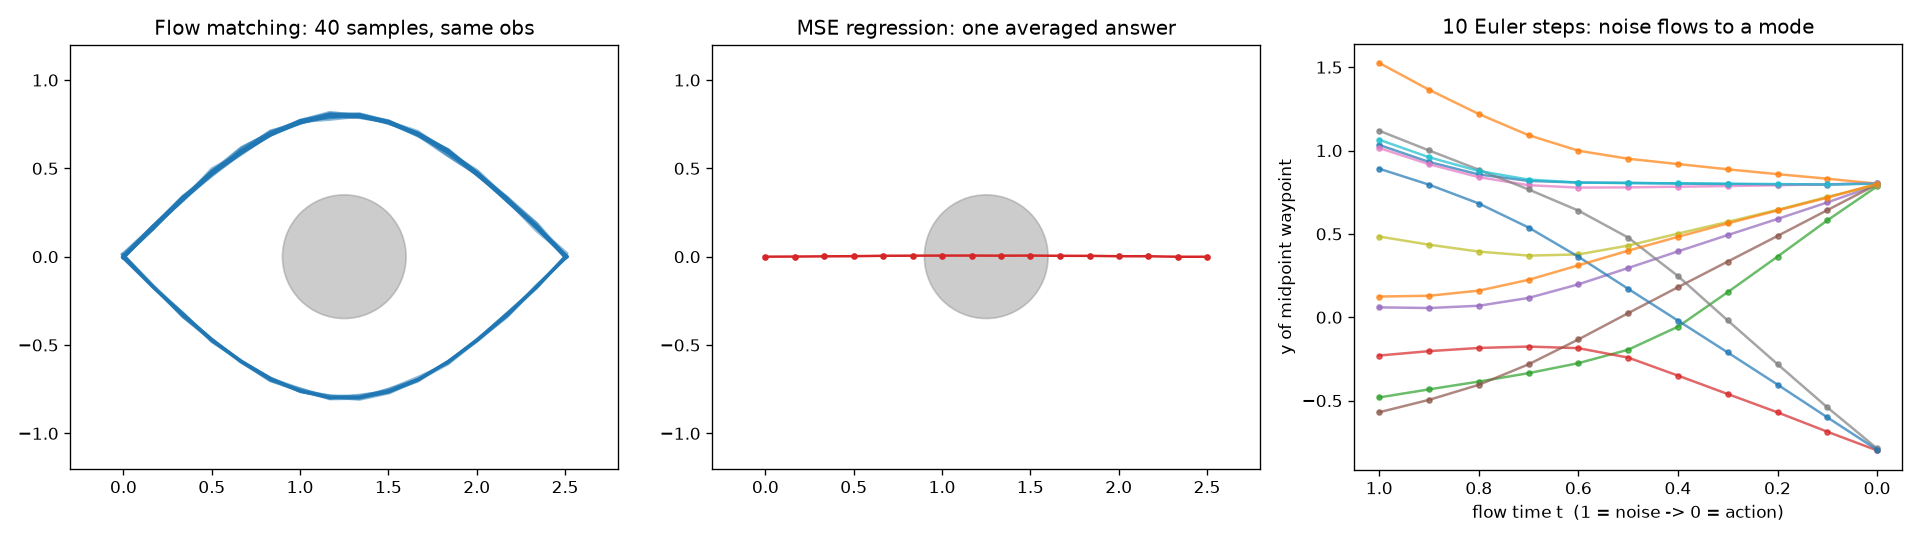

The script that saved this image:
"""Toy flow-matching action head, using the same formulation as pi0 / pi0.5 (openpi).

Task: a 2D "robot" at the origin must reach a goal at (goal_x, 0) with an obstacle
in the middle. It can go around either ABOVE or BELOW -- two equally valid action
chunks for the same observation. This is the multimodality that motivates using a
generative action head instead of plain regression.

openpi conventions reproduced here:
  * t ~ Beta(1.5, 1) * 0.999 + 0.001   (biased toward t=1, i.e. the noisy end)
  * x_t = t * noise + (1 - t) * actions    (t=1 -> pure noise, t=0 -> clean actions)
  * target velocity u_t = noise - actions, loss = ||v_theta(x_t, t, obs) - u_t||^2
  * inference: start at x_1 ~ N(0, I), 10 Euler steps with dt = -0.1 down to t=0
  * pi0.5-style timestep conditioning: t goes through adaptive norm (scale/shift)
    in the action-expert layers, not concatenated to the action tokens (that was pi0)
"""
import math

import matplotlib.pyplot as plt
import torch
import torch.nn as nn
import torch.nn.functional as F

torch.manual_seed(0)
H = 16          # action horizon (pi0.5 uses 50; kept small here)
A = 2           # action dim (x, y waypoint)
STEPS = 10      # denoising steps, same default as openpi


def make_batch(n):
    """Observation = goal x-position. Action chunk = H waypoints around the obstacle."""
    goal = torch.rand(n, 1) * 1.5 + 1.5                   # goal x in [1.5, 3]
    side = torch.randint(0, 2, (n, 1)).float() * 2 - 1    # +1 above, -1 below (the two modes)
    s = torch.linspace(0, 1, H)[None, :]                  # progress along the path
    x = s * goal
    y = side * 0.8 * torch.sin(math.pi * s) + 0.03 * torch.randn(n, H)
    return goal, torch.stack([x, y], -1)                  # (n,1), (n,H,2)


def sinusoidal(t, dim=64):
    freqs = torch.exp(torch.linspace(math.log(1.0), math.log(1000.0), dim // 2))
    ang = t[:, None] * freqs[None] * 2 * math.pi
    return torch.cat([ang.sin(), ang.cos()], -1)


class AdaNormBlock(nn.Module):
    """Residual MLP block whose RMSNorm scale/shift/gate come from the timestep (adaRMSNorm)."""

    def __init__(self, d, cond_dim):
        super().__init__()
        self.mlp = nn.Sequential(nn.Linear(d, 4 * d), nn.GELU(), nn.Linear(4 * d, d))
        self.ada = nn.Linear(cond_dim, 3 * d)
        nn.init.zeros_(self.ada.weight)
        nn.init.zeros_(self.ada.bias)

    def forward(self, h, cond):
        scale, shift, gate = self.ada(cond)[:, None].chunk(3, -1)
        hn = F.rms_norm(h, (h.shape[-1],)) * (1 + scale) + shift
        return h + (1 + gate) * self.mlp(hn)


class ActionExpert(nn.Module):
    """Stand-in for pi0.5's action expert. The real one is a ~300M transformer attending
    to the PaliGemma VLM's KV cache; here the "VLM prefix" is just an MLP embedding of obs."""

    def __init__(self, d=128, depth=4):
        super().__init__()
        self.obs_embed = nn.Sequential(nn.Linear(1, d), nn.GELU(), nn.Linear(d, d))
        self.time_embed = nn.Sequential(nn.Linear(64, d), nn.SiLU(), nn.Linear(d, d))
        self.act_in = nn.Linear(A, d)
        self.pos = nn.Parameter(torch.randn(1, H, d) * 0.02)
        self.mix = nn.Linear(H * d, H * d)  # crude token mixing instead of attention
        self.blocks = nn.ModuleList([AdaNormBlock(d, d) for _ in range(depth)])
        self.act_out = nn.Linear(d, A)

    def forward(self, x_t, t, obs):
        n = x_t.shape[0]
        h = self.act_in(x_t) + self.pos + self.obs_embed(obs)[:, None]
        h = h + self.mix(h.reshape(n, -1)).reshape(n, H, -1)
        cond = self.time_embed(sinusoidal(t))
        for blk in self.blocks:
            h = blk(h, cond)
        return self.act_out(h)  # predicted velocity v = d x_t / d t


def flow_matching_loss(model, obs, actions):
    n = actions.shape[0]
    t = torch.distributions.Beta(1.5, 1.0).sample((n,)) * 0.999 + 0.001
    noise = torch.randn_like(actions)
    x_t = t[:, None, None] * noise + (1 - t[:, None, None]) * actions
    u_t = noise - actions
    return F.mse_loss(model(x_t, t, obs), u_t)


@torch.no_grad()
def sample(model, obs, steps=STEPS, return_path=False):
    x = torch.randn(obs.shape[0], H, A)
    t, dt = 1.0, -1.0 / steps
    path = [x.clone()]
    for _ in range(steps):
        v = model(x, torch.full((obs.shape[0],), t), obs)
        x = x + dt * v
        t += dt
        path.append(x.clone())
    return (x, path) if return_path else x


class Regressor(nn.Module):
    """Baseline: deterministic MSE regression obs -> action chunk (what you'd get without a generative head)."""

    def __init__(self, d=256):
        super().__init__()
        self.net = nn.Sequential(nn.Linear(1, d), nn.GELU(), nn.Linear(d, d), nn.GELU(), nn.Linear(d, H * A))

    def forward(self, obs):
        return self.net(obs).view(-1, H, A)


def train(model, loss_fn, iters=4000, bs=256):
    opt = torch.optim.AdamW(model.parameters(), lr=1e-3)
    sched = torch.optim.lr_scheduler.CosineAnnealingLR(opt, iters)
    model.train()
    for i in range(iters):
        obs, act = make_batch(bs)
        loss = loss_fn(model, obs, act)
        opt.zero_grad()
        loss.backward()
        opt.step()
        sched.step()
        if i % 1000 == 0 or i == iters - 1:
            print(f"  iter {i:5d}  loss {loss.item():.4f}")
    model.eval()
    return model


if __name__ == "__main__":
    print("Training flow-matching action expert...")
    fm = train(ActionExpert(), flow_matching_loss)
    print("Training MSE regression baseline...")
    reg = train(Regressor(), lambda m, o, a: F.mse_loss(m(o), a))

    obs = torch.full((40, 1), 2.5)
    fm_actions, path = sample(fm, obs, return_path=True)
    reg_actions = reg(obs).detach()
    above = (fm_actions[:, H // 2, 1] > 0).float().mean().item()
    print(f"Flow matching: {above:.0%} of samples go above, {1 - above:.0%} below")
    print(f"Regression midpoint y = {reg_actions[0, H // 2, 1]:.3f}  (averages the modes -> hits the obstacle)")

    fig, ax = plt.subplots(1, 3, figsize=(16, 4.5))
    for a in (ax[0], ax[1]):
        a.add_patch(plt.Circle((1.25, 0), 0.35, color="gray", alpha=0.4))
        a.set_xlim(-0.3, 2.8); a.set_ylim(-1.2, 1.2); a.set_aspect("equal")
    for tr in fm_actions:
        ax[0].plot(tr[:, 0], tr[:, 1], "-", alpha=0.5, color="tab:blue")
    ax[0].set_title("Flow matching: 40 samples, same obs")
    ax[1].plot(reg_actions[0, :, 0], reg_actions[0, :, 1], "-o", color="tab:red", ms=3)
    ax[1].set_title("MSE regression: one averaged answer")
    # denoising trajectory of a few samples: y of the midpoint waypoint over the steps
    ts = [1 - k / STEPS for k in range(STEPS + 1)]
    for j in range(12):
        ax[2].plot(ts, [p[j, H // 2, 1].item() for p in path], "-o", ms=3, alpha=0.7)
    ax[2].invert_xaxis(); ax[2].set_xlabel("flow time t  (1 = noise -> 0 = action)")
    ax[2].set_ylabel("y of midpoint waypoint"); ax[2].set_title("10 Euler steps: noise flows to a mode")
    plt.tight_layout()
    plt.savefig("toy_flow_matching.png", dpi=120)
    print("Saved toy_flow_matching.png")
